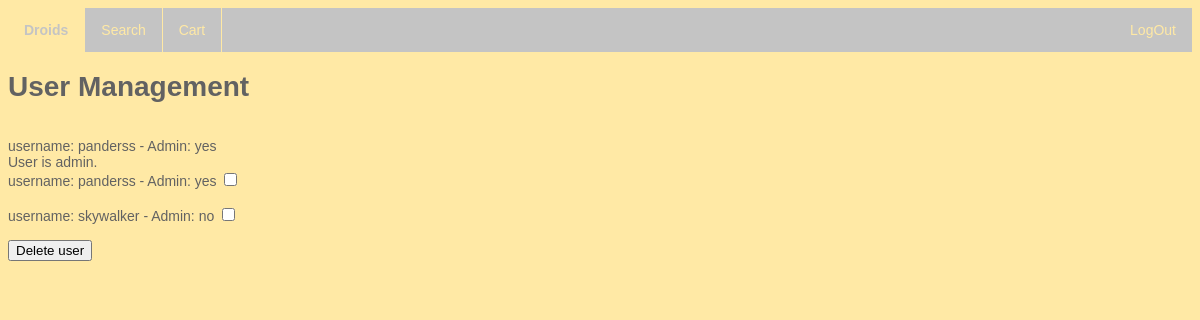
Page /manage_users.php (signed in) on the committed database.
### tables this page shows
CREATE TABLE `users` (
  `id` int NOT NULL,
  `username` varchar(50) NOT NULL,
  `password` varchar(255) NOT NULL,
  `created_at` datetime DEFAULT CURRENT_TIMESTAMP,
  `admin` tinyint(1) DEFAULT NULL,
  `adm` varchar(15) DEFAULT NULL
);

### manage_users.php (the view, shortened to what this page needs)
<!DOCTYPE html>
<html>
<head>
    <link rel="stylesheet" href="rush.css">
</head>
<body>
<ul>
	<li><a class="active"  href="#droids">Droids</a></li>
	<li><a href="#search">Search</a></li>
	<li><a href="#cart">Cart</a></li>
	<li style="float:right"><a href="#logout">LogOut</a></li>
</ul>
<h1>User Management</h1><br />
<form action="delete_user.php" method="POST">
<?php
$username = "root";
$password = "mampba";
$dbname = "droids";
$conn = mysqli_connect('127.0.0.1:3306', $username, $password, $dbname);
$user = $_SESSION["username"];
$sql = "SELECT username, adm FROM users WHERE username = '$user'";
$result = mysqli_query($conn, $sql);
if (mysqli_num_rows($result) > 0)
{
	while($row = mysqli_fetch_assoc($result))
	{
		echo "username: " . $row["username"]. " - Admin: " . $row["adm"]. " <br />";
		if ($row["adm"] === "yes")
		{
			echo "User is admin.<br />";
		}
		else
			echo "User is NOT admin.<br />";
	}
}
$username = "root";
$password = "mampba";
$conn = mysqli_connect('127.0.0.1:3306', $username, $password, "droids");
$sql = "SELECT * FROM users";
$result = mysqli_query($conn, $sql);
if (mysqli_num_rows($result) > 0)
{
	while($row = mysqli_fetch_assoc($result))
		echo "username: " . $row["username"]. " - Admin: " . $row["adm"]. " <input type=\"checkbox\" id=\"selection\" name=\"del_user[]\" value=\"".$row["username"]."\"> <br /><br />";
}
?>
<input type="submit" value="Delete user">
</form>
</body></html>

### rush.css (style rules this page uses)
body { font: 14px sans-serif; color: #626262; background-color: #FFE9A5; }
ul { list-style-type: none; margin: 0; padding: 0; overflow: hidden; background-color: #C4C4C4; }
li { float: left; border-right: 1px solid #FFE9A5; }
li a { display: block; color: #FFE9A5; text-align: center; padding: 14px 16px; text-decoration: none; }
.active { font-weight: bold; background-color: #FFE9A5; color: #C4C4C4; }
li:last-child { border-right: none; }

### rows in the picture
users: username "panderss", adm "yes", shows "User is admin."
users: username "skywalker", adm "no"
